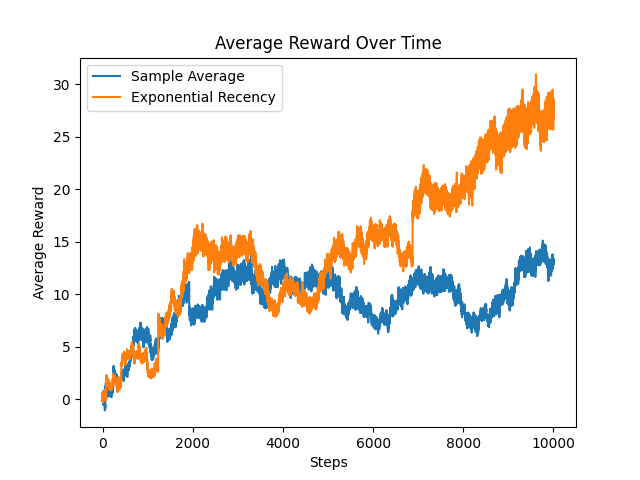

Write Python code to recreate this figure.
# demo of sample average method for action value estimation
# in a 10-armed bandit problem with non-stationary rewards
import numpy as np
from matplotlib import pyplot as plt

class TenArmBandit():
    def __init__(self, n_arms=10):
        self.n_arms = n_arms
        self.q_true = np.zeros(n_arms)
        self.q_history = []

    def step(self, action):
        rewards = np.random.randn() + self.q_true[action]  # Reward with noise
        self.q_history.append(self.q_true.copy())
        self.q_true += 0.01 * np.random.randn(self.n_arms)
        return rewards
    
    def plot_reward_history(self):
        q_history = np.array(self.q_history)
        for i in range(self.n_arms):
            plt.plot(q_history[:, i], label=f'Action {i}')
        plt.xlabel('Steps')
        plt.ylabel('Estimated Action Value')
        plt.grid(True)
        plt.savefig('./problem_2_5_reward.png', dpi=300, bbox_inches='tight')
        plt.close()
    
        
class Agent():
    def __init__(self, environment, mode='sample_average'):
        self.environment = environment
        self.n_states = environment.n_arms
        self.q_est = np.zeros(self.n_states)  # Optimal action values
        self.action_counts = np.zeros(self.n_states)  # Count of actions taken
        self.expected_rewards = [] # Store rewards
        self.mode = mode
        
    def update_estimates(self, action, reward):
        # sample average method
        self.action_counts[action] += 1
        self.q_est[action] += 1 / self.action_counts[action] * (reward - self.q_est[action])
        
    def update_estimates_exponential(self, action, reward, alpha=0.1):
        # exponential recency-weighted average method
        self.q_est[action] += alpha * (reward - self.q_est[action])
        
    def select_action(self, epsilon):
        if np.random.rand() < epsilon:
            return np.random.randint(self.n_states)  # Explore
        else:
            return np.argmax(self.q_est)  # Exploit

    def record_expected_reward(self, epsilon):
        # Record expected rewards for plotting
        rewards = []
        for _ in range(100):
            action = self.select_action(epsilon)
            reward = self.environment.step(action)
            rewards.append(reward)
        self.expected_rewards.append(np.mean(rewards))
        
    def run(self, n_steps=10000, epsilon=0.1):
        self.record_expected_reward(epsilon)
        # run the agent 
        for _ in range(n_steps):
            action = self.select_action(epsilon)
            reward = self.environment.step(action)
            if self.mode == 'sample_average':
                self.update_estimates(action, reward)
            elif self.mode == 'exponential':
                self.update_estimates_exponential(action, reward)
            self.record_expected_reward(epsilon)
        return self.expected_rewards
        
        
if __name__ == "__main__":
    environment = TenArmBandit(n_arms=10)
    agent = Agent(environment, mode='sample_average')
    rewards = agent.run(n_steps=10000, epsilon=0.1)
    environment.plot_reward_history()

    plt.plot(rewards, label='Sample Average')
    
    environment = TenArmBandit(n_arms=10)
    agent = Agent(environment, mode='exponential')
    rewards = agent.run(n_steps=10000, epsilon=0.1)

    plt.plot(rewards, label='Exponential Recency')
    plt.xlabel('Steps')
    plt.ylabel('Average Reward')
    plt.legend()
    plt.title('Average Reward Over Time')
    plt.savefig('./problem_2_5.png')
    plt.close()

